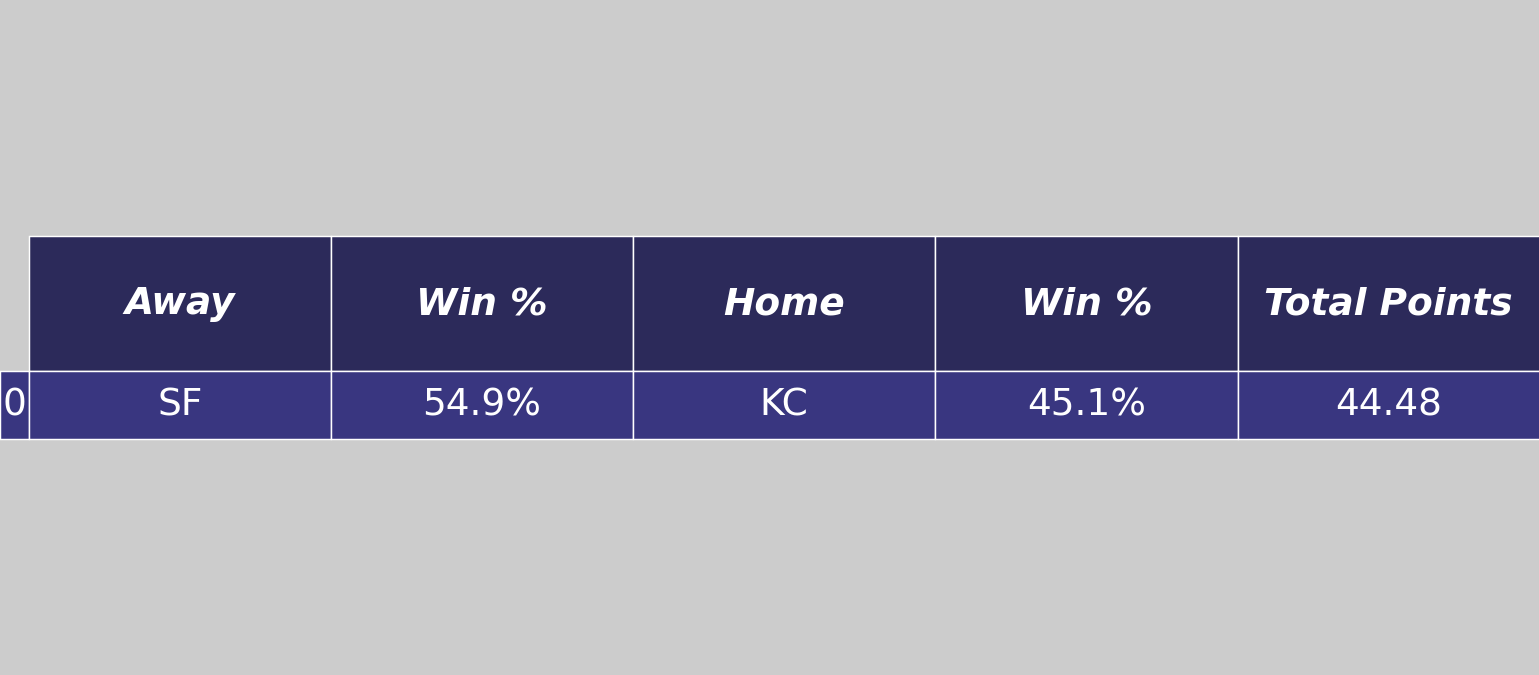

Recreate this plot in Python.
from dotenv import load_dotenv
import matplotlib.pyplot as plt
import os
import pandas as pd
import seaborn as sns
import tweepy

#Load environment variables from .env file
load_dotenv()

# Dictionary mapping full city names to 3-letter codes
city_codes = {
    'Arizona': 'ARI',
    'Atlanta': 'ATL',
    'Baltimore': 'BAL',
    'Buffalo': 'BUF',
    'Carolina': 'CAR',
    'Chicago': 'CHI',
    'Cincinnati': 'CIN',
    'Cleveland': 'CLE',
    'Dallas': 'DAL',
    'Denver': 'DEN',
    'Detroit': 'DET',
    'Green Bay': 'GB',
    'Houston': 'HOU',
    'Indianapolis': 'IND',
    'Jacksonville': 'JAX',
    'Kansas City': 'KC',
    'Las Vegas': 'LV',
    'LA Chargers': 'LAC',
    'LA Rams': 'LAR',
    'Miami': 'MIA',
    'Minnesota': 'MIN',
    'New England': 'NE',
    'New Orleans': 'NO',
    'NY Giants': 'NYG',
    'NY Jets': 'NYJ',
    'Philadelphia': 'PHI',
    'Pittsburgh': 'PIT',
    'San Francisco': 'SF',
    'Seattle': 'SEA',
    'Tampa Bay': 'TB',
    'Tennessee': 'TEN',
    'Washington': 'WAS',
}

# Read the CSV file into a DataFrame
csv_file_path = 'web_app/nfl_monte_carlo.csv'  # Replace with the path to your CSV file
df = pd.read_csv(csv_file_path)

# Mapping function to replace team names with 3-letter codes
def map_team_names(team_name):
    return city_codes.get(team_name, team_name)

# Apply the mapping function to the relevant columns
df['team_name_1'] = df['team_name_1'].apply(map_team_names)
df['team_name_2'] = df['team_name_2'].apply(map_team_names)

# Select and rearrange specific columns
selected_columns = ['team_name_1', 'team_1_win_percentage', 'team_name_2', 'team_2_win_percentage', 'total_adj_points']
df_selected = df[selected_columns]

# Rename columns
df_selected.columns = ['Away', 'Win %', 'Home', 'Win %', 'Total Points']

# Round numerical values to two decimal places
df_selected['Win %'] = (df_selected['Win %'] * 100).round(2).astype(str) + '%'
df_selected.loc[:, 'Total Points'] = df_selected['Total Points'].round(2)

# Set up Seaborn style
sns.set(style="darkgrid", rc={"axes.facecolor": "#4B0082"})

# Create a figure and axis with recommended dimensions for Twitter images
fig, ax = plt.subplots(figsize=(1200/80, 675/80))  # Adjust the figsize as needed (dividing by 80 for demonstration purposes)

# Set the background color of the entire figure
fig.patch.set_facecolor('#CCCCCC')  # Light gray color

# Hide the axes
ax.axis('off')

# Create a table using pandas.plotting.table
table = pd.plotting.table(ax, df_selected, loc='center', colWidths=[0.25] * len(df_selected.columns), cellLoc='center')  # Adjust the width as needed

# Adjust the cell heights
for key, cell in table.get_celld().items():
    if key[0] == 0:
        cell.set_text_props(fontsize=34, color='white', weight='bold', style='italic', fontfamily='Arial')
        cell.set_height(0.2)  # Adjust the row height as needed
        cell.set_edgecolor('white')
        cell.set_facecolor('#2c2a5a' if key[0] % 2 == 0 else '#393680')  # Deep purple for even rows, lighter purplish-blue for odd rows
    else:
        cell.set_text_props(fontsize=30, color='white', fontfamily='Arial')
        cell.set_height(0.1)  # Adjust the row height as needed
        cell.set_edgecolor('white')
        cell.set_facecolor('#2c2a5a' if key[0] % 2 == 0 else '#393680')  # Deep purple for even rows, lighter purplish-blue for odd rows

# Save the figure as an image without white space
plt.savefig('social/nfl_tweet.png', bbox_inches='tight', pad_inches=0, dpi=104)

api_key = os.environ.get("X_API_KEY")
api_secret = os.environ.get("X_API_SECRET_KEY")
bearer_token = os.environ.get("X_BEARER_TOKEN")
access_token = os.environ.get("X_ACCESS_TOKEN")
access_token_secret = os.environ.get("X_ACCESS_TOKEN_SECRET")

client = tweepy.Client(bearer_token, api_key, api_secret, access_token, access_token_secret)
auth = tweepy.OAuth1UserHandler(api_key, api_secret, access_token, access_token_secret)
api = tweepy.API(auth)

# Replace the previous image_path with the newly saved image path
image_path = 'social/nfl_tweet.png'  # Replace with the path to your image file

# Upload the image without additional owners
media = api.media_upload(filename=image_path)

# Get the media ID from the response
media_id = media.media_id

# Text content of the tweet
main_text = "Weekly 🏈 Predictions\n Powered by www.playprophet.ai 🔮"
hashtags = "#SportsBetting #PlayProphet #NFLBetting #NFLPredictions #NFLGambling #NFLResults #GamblingTwitter #NFL"  
tweet_content = main_text + "\n\n" + hashtags

# Post the tweet with the image
client.create_tweet(text=tweet_content, media_ids=[media_id])